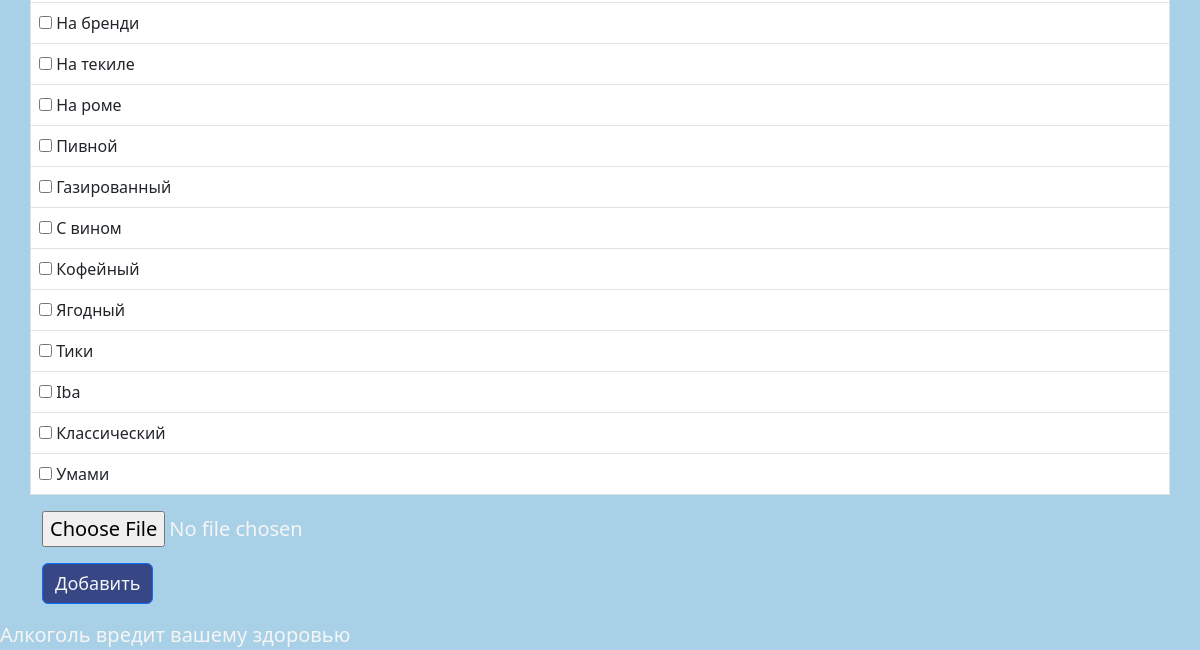
/add_cocktail (lower part), run on an earlier commit of the app's database.
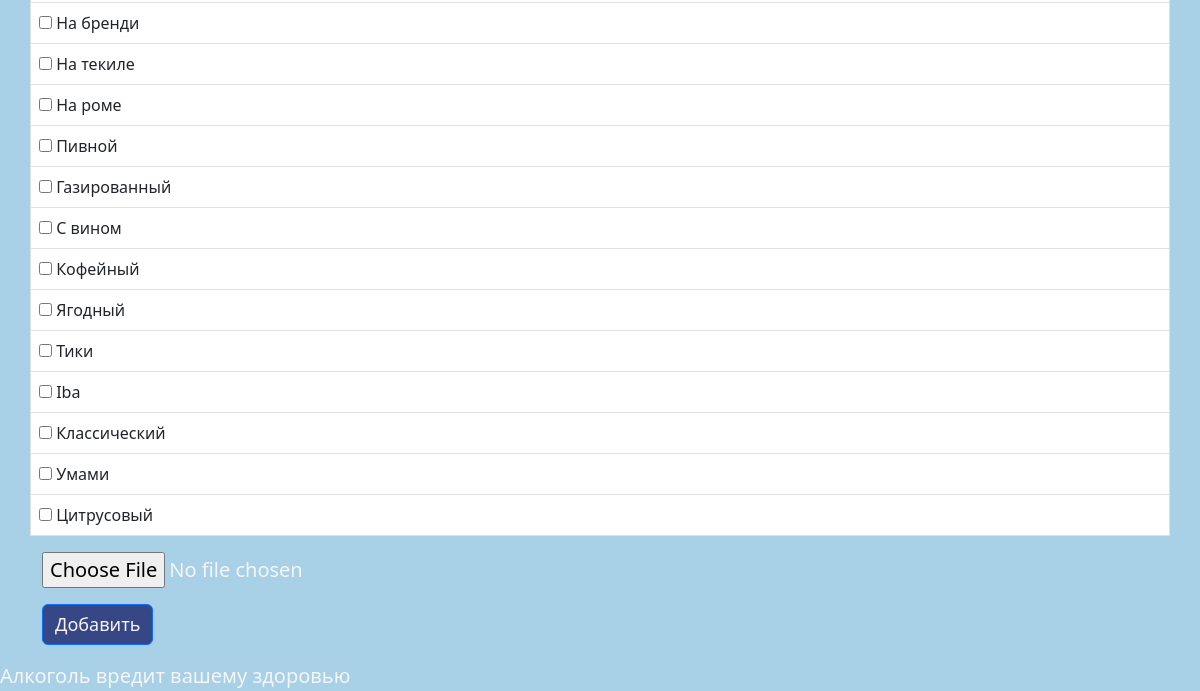
And on a later commit of the database.
### data/tags.py (models this page shows, shortened)
class Tag(SqlAlchemyBase):
    __tablename__ = "tags"
    id = sqlalchemy.Column(sqlalchemy.Integer, primary_key=True, autoincrement=True)
    name = sqlalchemy.Column(sqlalchemy.String)
    cocktails = sqlalchemy.Column(
        sqlalchemy.String, default=json.dumps({"cocktails": []})
    )
    category = sqlalchemy.Column(sqlalchemy.String)
    def __repr__(self):
        return f"{self.name}"

### server.py (the view, shortened to what this page needs)
@app.route("/add_cocktail", methods=["GET", "POST"])
def new_cocktail():
    form = CocktailFormBuilder()
    return render_template("new_cocktail.html", title="Новый коктейль", form=form)

### forms/CocktailForm.py
    class CocktailForm(CocktailFormBase):
        pass

### data/db_session.py (called while the page is built)
def create_session() -> Session:
    global __factory
    return __factory()

### forms/CocktailForm.py (called while the page is built)
def CocktailFormBuilder():
    class CocktailForm(CocktailFormBase):
        pass
    db_sess = db_session.create_session()
    for i, tag in enumerate(db_sess.query(tags.Tag).all()):
        setattr(CocktailForm, "tag_%d" % i, BooleanField(label=tag))
    form = CocktailForm()
    setattr(
        CocktailForm,
        "fields",
        [field for field in form.__dir__() if field[:3] == "tag"],
    )
    return CocktailForm()

### templates/new_cocktail.html (shortened to what this page needs)
{% extends "base.html" %}
{% block content %}
    <form action="" method="post" enctype="multipart/form-data">
        <div class="row">
            <table class="table table-bordered">
                <tbody>
                {% for field in form.fields %}
                <tr>
                    <td>
                        {{ form[field] }} {{form[field].label}}
                    </td>
                </tr>
                {% endfor %}
                </tbody>
            </table>
        </div>
        <p>
            {{ form.photo }}<br>
        </p>
        <p>{{ form.submit(type="submit", class="btn btn-primary") }}</p>
    </form>
{% endblock %}

### templates/base.html (shortened to what this page needs)
<!doctype html>
<html lang="en">
<head>
    <link
    href="https://cdn.jsdelivr.net/npm/bootstrap@5.3.0-alpha1/dist/css/bootstrap.min.css"
    rel="stylesheet"
>
    <link rel="stylesheet" href="/static/stylesheet/style.css">
</head>
<body style="background-color: #A8D0E6">
<main role="main" class="container">
    {% block content %}{% endblock %}
</main>
  <div class="wrapper">
	<div class="content"><span style="color: whitesmoke; font-size: 20px; text-align: centers">Алкоголь вредит вашему здоровью</span></div>
</div>
</body>
</html>

### static/stylesheet/style.css (style rules this page uses)
p { color: whitesmoke; font-size: 20px; }
.btn { color: whitesmoke; background-color: #374785; font-size: 18px; }
.wrapper { display: flex; flex-direction: column; min-height: 100%; }
.content { flex: 1 0 auto; }

What changed in the data, as far as the page shows it:
added Tag: name "Цитрусовый"
